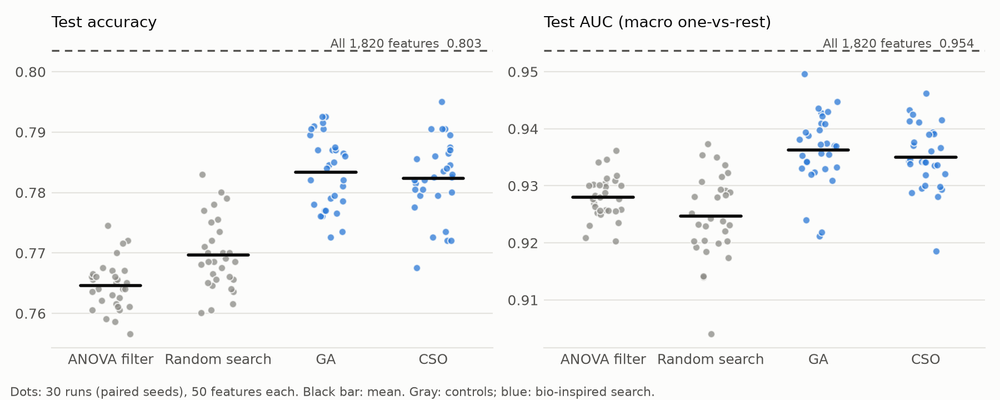
#> input picture Derma/feature_selection/analysis_d1/test_scores.png, 1000 x 400 px, shrunk from 1800 x 720 before the run; its folder holds only this picture in this run
$ python -i extract_radiomics.py   (imports and definitions only)   (older library calls are emulated)
#> lines starting #> are read from the running program, lines starting #| are printed output that depends on the picture
"""Extract handcrafted radiomics / texture features from PneumoniaMNIST 128x128 chest X-rays.

Every image (uint8, 128 x 128, grey) gives the same fixed, ordered feature vector. Nothing is learned from
the labels, so extraction cannot leak test information. Groups (feature counts in brackets):

    fo_*        first-order statistics of the whole image (20)
    hist_*      32-bin intensity histogram, fixed range 0-255 (32)
    prof_*      mean intensity of 16 horizontal and 16 vertical bands (32)
    grid_*      first-order subset (8 stats) in each cell of a 4 x 4 grid (128)
    glcm_*      GLCM, 32 grey levels, distances 1/2/4/8 x angles 0/45/90/135, 9 properties (144),
                plus the angle-average per distance (36)
    qglcm_*     angle-averaged GLCM, distances 1/4, in each 64 x 64 quadrant (72)
    lbp_*       uniform LBP histograms P8R1 / P16R2 / P24R3 (54), and P8R1 in each 4 x 4 grid cell (160)
    hog_*       HOG, 9 orientations, 32 x 32 cells, 2 x 2 blocks (324)
    wav_*       first-order statistics of 7 Haar wavelet sub-bands, 2 levels (140)
    log_*       first-order statistics after Laplacian of Gaussian, sigma 1/2/3/5 (80)
    gabor_*     5 statistics of the Gabor magnitude, 4 frequencies x 4 orientations (80)
    edge_*      Sobel-magnitude first-order (20), Canny edge density global + 4 x 4 grid (17)
    fft_*       log power in 16 radial and 4 angular bands of the 2-D spectrum (20)

NaN (e.g. skewness of a constant cell) is replaced by 0.

Output: Pneumonia/features/radiomics_128.npz  X_train, X_val, X_test (float32), y_train, y_val, y_test
        Pneumonia/features/radiomics_128.json feature names, group counts, provenance

Usage (from project root):
    .venv\\Scripts\\python.exe Pneumonia\\scripts\\extract_radiomics.py --workers 16
"""

import argparse
import hashlib
import json
import os
import time
from multiprocessing import Pool

import numpy as np
from scipy import ndimage, signal, stats
from skimage.feature import canny, graycomatrix, graycoprops, hog, local_binary_pattern
from skimage.filters import gabor_kernel

PNEU = os.path.dirname(os.path.dirname(os.path.abspath(__file__)))
DATA = os.path.join(PNEU, "dataset", "pneumoniamnist_128.npz")
OUT_DIR = os.path.join(PNEU, "features")
SPLITS = ("train", "val", "test")
GLCM_PROPS = ["contrast", "dissimilarity", "homogeneity", "ASM", "energy", "correlation", "mean", "variance", "entropy"]
ANGLES = [0, np.pi / 4, np.pi / 2, 3 * np.pi / 4]
PCTS = [1, 5, 10, 25, 50, 75, 90, 95, 99]


def hist_entropy(v, bins=32):
    p, _ = np.histogram(v, bins=bins)
    p = p[p > 0] / v.size
    return float(-(p * np.log2(p)).sum()), float((p ** 2).sum())


def first_order(v, out, name):
    v = v.ravel()
    q = np.percentile(v, PCTS)
    ent, uni = hist_entropy(v)
    vals = [v.mean(), v.std(), stats.skew(v), stats.kurtosis(v), v.min(), v.max(), *q, q[6] - q[2],
            np.abs(v - v.mean()).mean(), np.sqrt((v ** 2).mean()), ent, uni]
    keys = ["mean", "std", "skew", "kurt", "min", "max", *[f"p{p}" for p in PCTS], "iqr", "mad", "rms", "entropy",
            "uniformity"]
    out.update({f"{name}_{k}": x for k, x in zip(keys, vals)})


def small_first_order(v, out, name):
    v = v.ravel()
    p10, p50, p90 = np.percentile(v, [10, 50, 90])
    out.update({f"{name}_mean": v.mean(), f"{name}_std": v.std(), f"{name}_skew": stats.skew(v),
                f"{name}_kurt": stats.kurtosis(v), f"{name}_p10": p10, f"{name}_p50": p50, f"{name}_p90": p90,
                f"{name}_entropy": hist_entropy(v)[0]})


def glcm(q, distances, out, name, per_angle):
    m = graycomatrix(q, distances, ANGLES, levels=32, symmetric=True, normed=True)
    for prop in GLCM_PROPS:
        v = graycoprops(m, prop)                                 # distances x angles
        for i, d in enumerate(distances):
            if per_angle:
                for j, a in enumerate((0, 45, 90, 135)):
                    out[f"{name}_{prop}_d{d}_a{a}"] = v[i, j]
            out[f"{name}_{prop}_d{d}_avg"] = v[i].mean()


def lbp_hist(img, P, R):
    codes = local_binary_pattern(img, P, R, method="uniform")
    return np.bincount(codes.astype(int).ravel(), minlength=P + 2)[: P + 2] / codes.size


def haar(x):
    a, b, c, d = x[0::2, 0::2], x[0::2, 1::2], x[1::2, 0::2], x[1::2, 1::2]
    return (a + b + c + d) / 2, (a - b + c - d) / 2, (a + b - c - d) / 2, (a - b - c + d) / 2


GABOR = [(f, t, np.real(k), np.imag(k)) for f in (0.05, 0.1, 0.2, 0.4) for t in range(4)
         for k in [gabor_kernel(f, theta=t * np.pi / 4)]]


def features(img):
    x = img.astype(np.float64)
    q = (img // 8).astype(np.uint8)                              # 32 grey levels
    out = {}
    first_order(x, out, "fo")
#> in first_order, `q = np.percentile(v, PCTS)`: q = [97, 226, 250, 251, 251, 251, 251, 252, 255]
#> in hist_entropy, `p, _ = np.histogram(v, bins=bins)`: p = 32 values, max 365128 at index 31, min 61 at index 7, mean 12500
#> in hist_entropy, `p = p[p > 0] / v.size`: p = 32 values, max 0.913 at index 31, min 0.000152 at index 7, mean 0.0312
#> in first_order, `ent, uni = hist_entropy(v)`: ent = 0.789; uni = 0.834
#> in first_order, `vals = [v.mean(), v.std(), stats.skew(v), stats.kurtosis(v), v.min(), ..`: vals = [245.1, 27.04, -5.66, 35.45, 0, 255, 97, 226, 250, 251, 251, 251, 251, 252, 255, 1, 10.97, 246.6, 0.789, 0.834]
    h = np.bincount((img // 8).ravel(), minlength=32) / img.size
#> h has the same summary as p in hist_entropy
    out.update({f"hist_b{i}": h[i] for i in range(32)})
    for i in range(16):
        out[f"prof_row{i}"] = x[8 * i: 8 * i + 8].mean()
        out[f"prof_col{i}"] = x[:, 8 * i: 8 * i + 8].mean()
#> after the loop, out = 84 items
    for r in range(4):
        for c in range(4):
            small_first_order(x[32 * r: 32 * r + 32, 32 * c: 32 * c + 32], out, f"grid_r{r}c{c}")
#> this loop made 4 passes
    glcm(q, [1, 2, 4, 8], out, "glcm", per_angle=True)
#> after the loop in glcm, `for prop in GLCM_PROPS:`: out = 392 items
    for r in range(2):
        for c in range(2):
            glcm(q[64 * r: 64 * r + 64, 64 * c: 64 * c + 64], [1, 4], out, f"qglcm_r{r}c{c}", per_angle=False)
    for P, R in ((8, 1), (16, 2), (24, 3)):
        out.update({f"lbp_P{P}R{R}_b{i}": v for i, v in enumerate(lbp_hist(img, P, R))})
#> this loop made 3 passes
#> pass 3, in lbp_hist (call 3), `codes = local_binary_pattern(img, P, R, method="uniform")`:
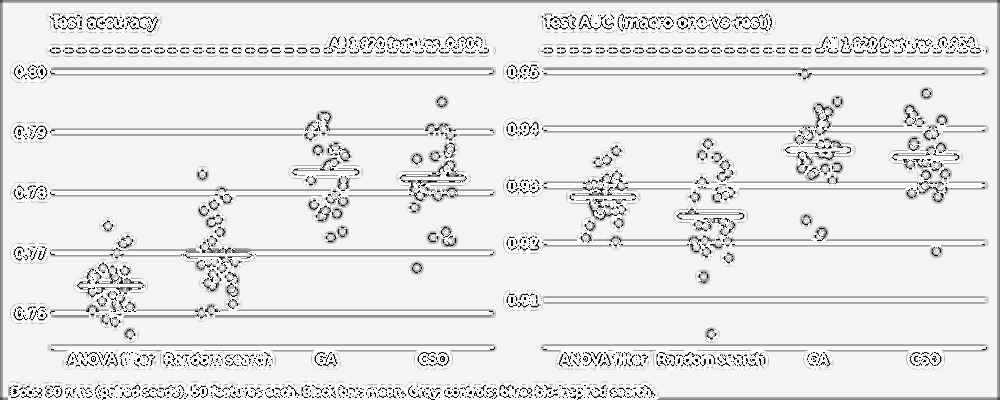
#> codes: shape (400, 1000) float64; min 0, max 25, mean 22.6; drawn with min black and max white
#> after the loop, out = 518 items
    codes = local_binary_pattern(img, 8, 1, method="uniform").astype(int)
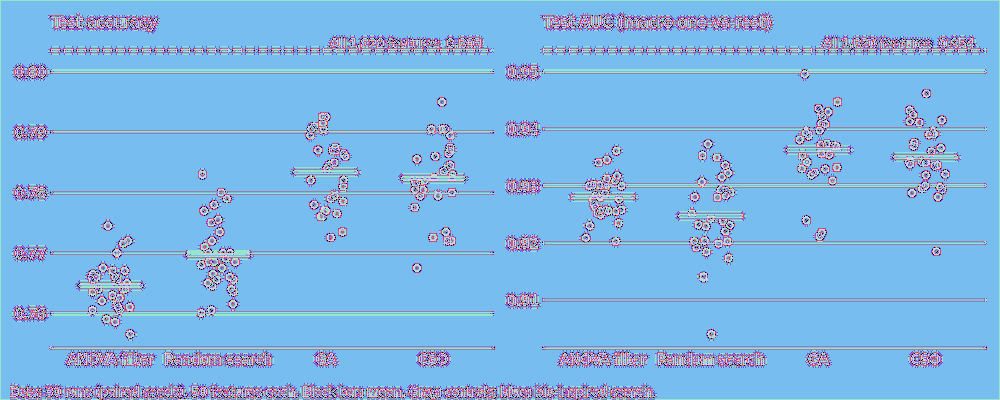
#> codes: shape (400, 1000) int64; 10 distinct labels, from 0 to 9; one colour per label, 0 black
    for r in range(4):
        for c in range(4):
            cell = codes[32 * r: 32 * r + 32, 32 * c: 32 * c + 32]
            hc = np.bincount(cell.ravel(), minlength=10)[:10] / cell.size
            out.update({f"lbp_grid_r{r}c{c}_b{i}": v for i, v in enumerate(hc)})
#> after the loop, out = 678 items
    out.update({f"hog_{i}": v for i, v in enumerate(hog(img, orientations=9, pixels_per_cell=(32, 32),
                                                          cells_per_block=(2, 2), feature_vector=True))})
    a1, h1, v1, d1 = haar(x)
    a2, h2, v2, d2 = haar(a1)
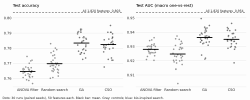
#> a2: shape (100, 250) float64; min 158, max 1008, mean 980.4; drawn with min black and max white
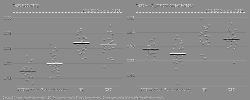
#> v2: shape (100, 250) float64; min -432.5, max 358, mean 2.3; drawn with min black and max white
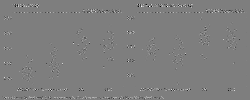
#> d2: shape (100, 250) float64; min -263.8, max 267.8, mean 0.1; drawn with min black and max white
    for nm, band in (("L1_H", h1), ("L1_V", v1), ("L1_D", d1), ("L2_A", a2), ("L2_H", h2), ("L2_V", v2), ("L2_D", d2)):
        first_order(band, out, f"wav_{nm}")
#> this loop made 7 passes
#> (nm, q in first_order, ent in first_order, uni in first_order) on passes 1 to 7: ('L1_H', [-57, -0.5, 0, 0, 0, 0, 0, 0.5, 56.5], 0.618, 0.869), ('L1_V', [-53.5, -8, 0, 0, 0, 0, 0, 6, 56], 0.867, 0.798), ('L1_D', [-21.5, -0.5, 0, 0, 0, 0, 0, 0.5, 21.5], 0.649, 0.848), ('L2_A', [636, 798, 971, 1004, 1004, 1004, 1004, 1004.2, 1006], 1.06, 0.754), ('L2_H', [-130.8, -5.25, 0, 0, 0, 0, 0, 4.25, 117.8], 0.798, 0.83), ('L2_V', [-99.75, -22, -2, 0, 0, 0, 2, 29.5, 164.3], 1.09, 0.734), ('L2_D', [-75.25, -2.5, 0, 0, 0, 0, 0, 3.5, 77.25], 0.773, 0.829)
    for s in (1, 2, 3, 5):
        first_order(ndimage.gaussian_laplace(x, s), out, f"log_s{s}")
#> this loop made 4 passes
#> (ent in first_order, uni in first_order) on passes 1 to 4: (1.28, 0.674), (1.48, 0.62), (2.01, 0.432), (2.41, 0.338)
    xc = x - x.mean()
    for f, t, kr, ki in GABOR:
        mag = np.hypot(signal.fftconvolve(xc, kr, mode="same"), signal.fftconvolve(xc, ki, mode="same")).ravel()
        nm = f"gabor_f{f}_o{45 * t}"
        out.update({f"{nm}_mean": mag.mean(), f"{nm}_std": mag.std(), f"{nm}_skew": stats.skew(mag),
                    f"{nm}_kurt": stats.kurtosis(mag), f"{nm}_energy": (mag ** 2).mean()})
#> after the loop, out = 12858 items
    first_order(np.hypot(ndimage.sobel(x, 0), ndimage.sobel(x, 1)), out, "edge_sobel")
    e = canny(x / 255.0, sigma=2)
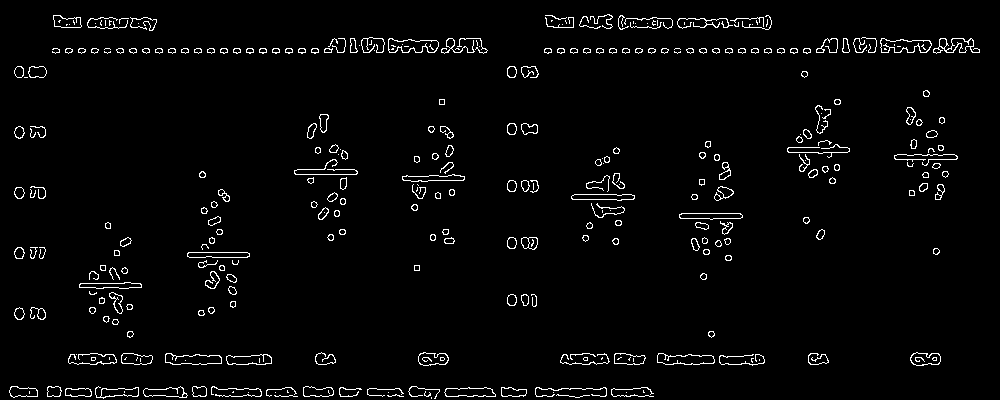
#> e: shape (400, 1000) bool; 2.9% white in thin lines or dots
    out["edge_canny_density"] = e.mean()
    for r in range(4):
        for c in range(4):
            out[f"edge_canny_r{r}c{c}"] = e[32 * r: 32 * r + 32, 32 * c: 32 * c + 32].mean()
#> after the loop, out = 12895 items
    P = np.abs(np.fft.fftshift(np.fft.fft2(xc))) ** 2
    yy, xx = np.indices(P.shape) - 64
    rad, ang = np.hypot(yy, xx), np.mod(np.arctan2(yy, xx), np.pi)
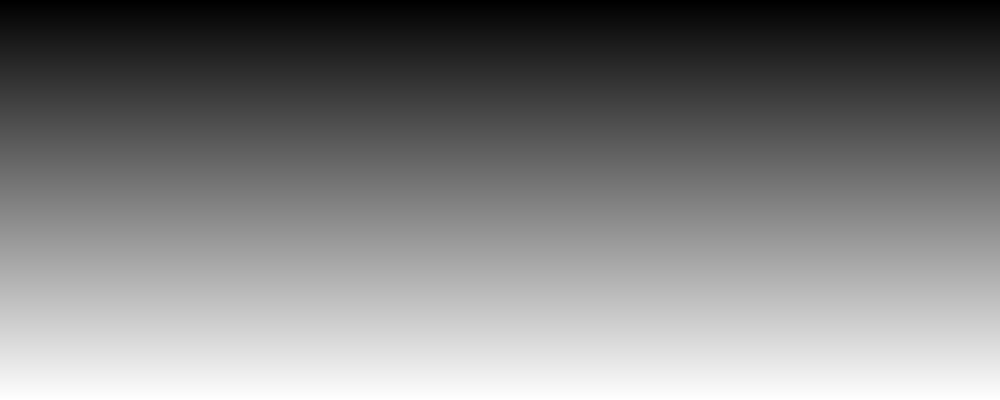
#> yy: shape (400, 1000) int64; min -64, max 335, mean 135.5; drawn with min black and max white
    for i in range(16):
        sel = (rad >= 4 * i) & (rad < 4 * i + 4)
        out[f"fft_rad{i}"] = np.log1p(P[sel].mean())
#> after the loop, out = 12911 items
    for i in range(4):
        sel = (ang >= i * np.pi / 4) & (ang < (i + 1) * np.pi / 4) & (rad > 0)
        out[f"fft_ang{i}"] = np.log1p(P[sel].mean())
#> after the loop, out = 12915 items
    return out


def vec(img):
    return np.nan_to_num(np.array(list(features(img).values()), dtype=np.float64), nan=0.0, posinf=0.0, neginf=0.0)


def main(workers):
    t0 = time.perf_counter()
    d = np.load(DATA)
    names = list(features(d["train_images"][0]).keys())
    groups = {}
    for n in names:
        g = n.split("_")[0]
        groups[g] = groups.get(g, 0) + 1
    print(f"{len(names)} features per image: {groups}", flush=True)
    res = {}
    with Pool(workers) as pool:
        for s in SPLITS:
            imgs = d[f"{s}_images"]
            X = np.stack(pool.map(vec, imgs, chunksize=32)).astype(np.float32)
            res[f"X_{s}"], res[f"y_{s}"] = X, d[f"{s}_labels"].ravel().astype(np.int64)
            print(f"{s}: {X.shape}, {time.perf_counter() - t0:.0f}s", flush=True)
    const = int((np.vstack([res["X_train"], res["X_val"]]).std(0) == 0).sum())
    os.makedirs(OUT_DIR, exist_ok=True)
    np.savez_compressed(os.path.join(OUT_DIR, "radiomics_128.npz"), **res)
    with open(DATA, "rb") as f:
        md5 = hashlib.md5(f.read()).hexdigest()
    meta = {"dataset": "pneumoniamnist_128.npz", "dataset_md5": md5, "n_features": len(names), "groups": groups,
            "constant_on_train_val": const, "shapes": {k: list(v.shape) for k, v in res.items()},
            "runtime_s": round(time.perf_counter() - t0, 1), "feature_names": names}
    with open(os.path.join(OUT_DIR, "radiomics_128.json"), "w") as f:
        json.dump(meta, f, indent=1)
    print(f"saved {len(names)} features ({const} constant on train+val) in {meta['runtime_s']}s")


# [4 lines not run here, left out]

>>> import cv2
>>> picture = cv2.imread('../../Derma/feature_selection/analysis_d1/test_scores.png', cv2.IMREAD_GRAYSCALE)
>>> result = features(picture)
#> result = 12915 items
